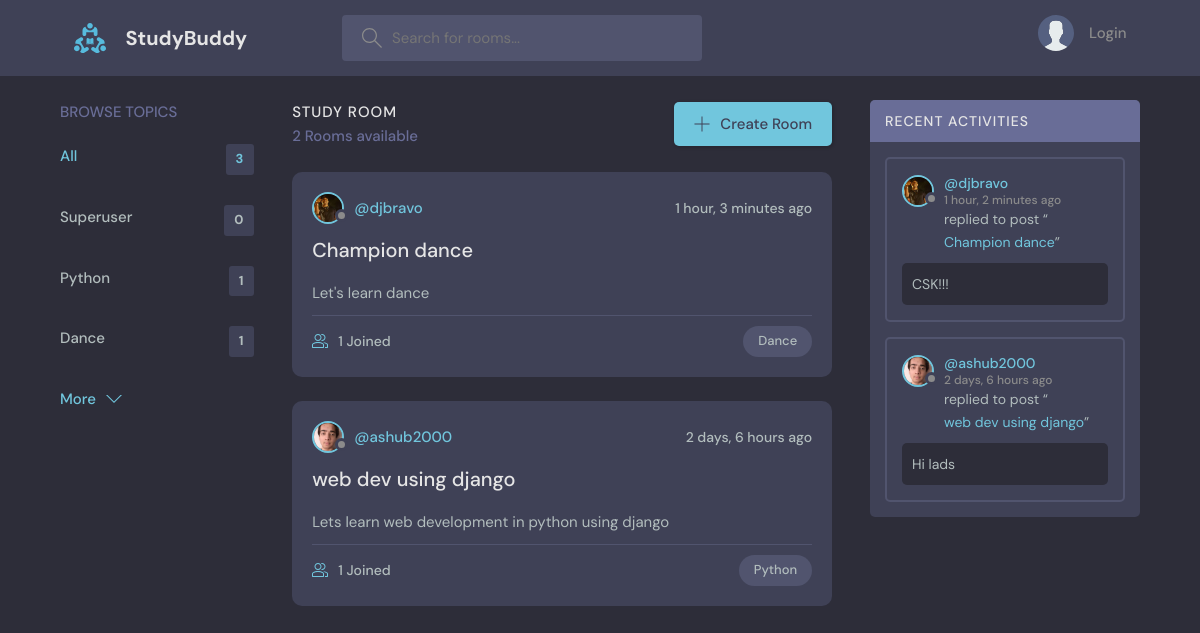
Before: / with the older database file.
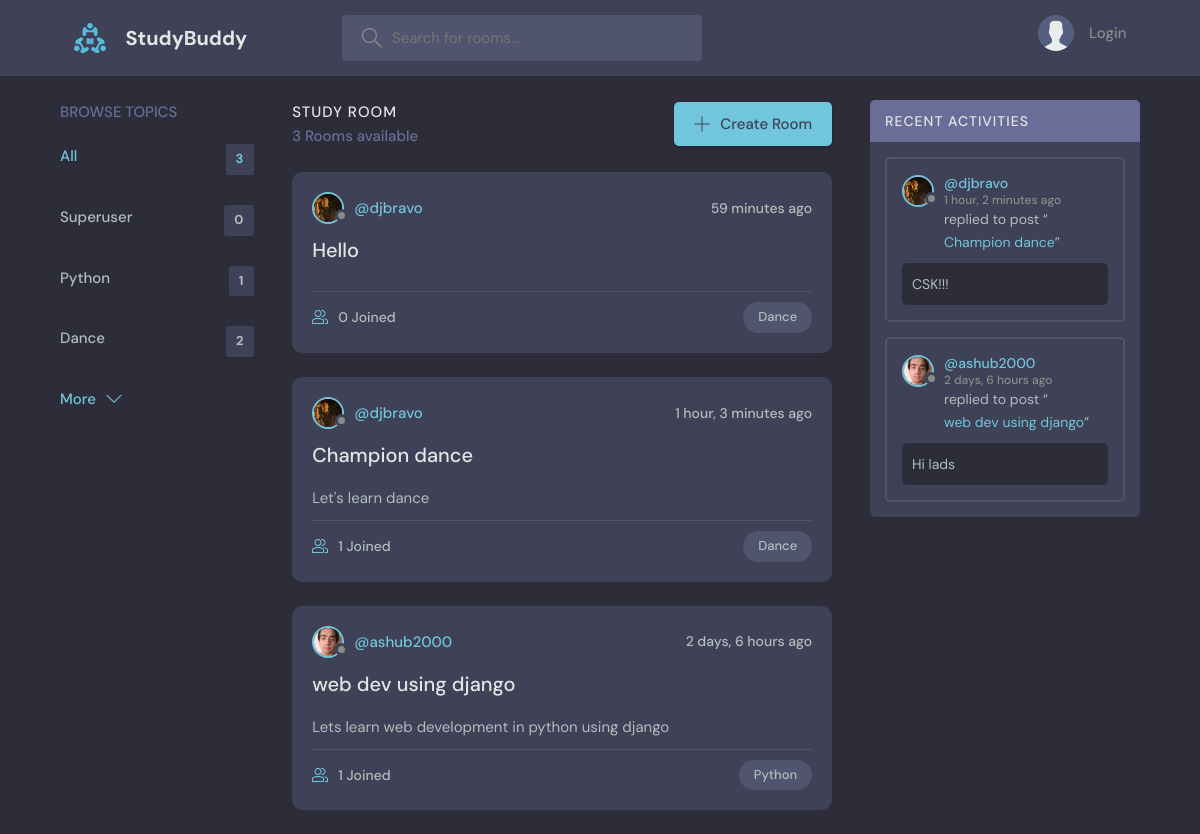
After: the same page with the newer database file.
### base/models.py (models this page shows, shortened)
class Topic(models.Model):
    name = models.CharField(max_length=200)

class Room(models.Model):
    host = models.ForeignKey(User, on_delete=models.SET_NULL, null=True)
    topic = models.ForeignKey(Topic,on_delete=models.SET_NULL, null=True)
    name = models.CharField(max_length=200)
    description = models.TextField(null=True, blank=True)
    participants = models.ManyToManyField(User, related_name='participants', blank=True)
    updated = models.DateTimeField(auto_now=True)
    created = models.DateTimeField(auto_now_add=True)
    class Meta:
        ordering = ['-updated', '-created']
    def __str__(self):
        return self.name

class User(AbstractUser):
    name = models.CharField(max_length=200, null=True)
    email = models.EmailField(unique=True, null=True)
    bio = models.TextField(null=True)
    avatar = models.ImageField(null=True, default="avatar.svg")
    USERNAME_FIELD = 'email'
    REQUIRED_FIELDS = ['username']

class Message(models.Model):
    user = models.ForeignKey(User, on_delete=models.CASCADE)
    room = models.ForeignKey(Room, on_delete=models.CASCADE)
    body = models.TextField()
    updated = models.DateTimeField(auto_now=True)
    created = models.DateTimeField(auto_now_add=True)
    class Meta:
        ordering = ['-updated', '-created']

### base/views.py (the view)
# urls.py: path('', views.home, name='home'),
def home(request):
    q = request.GET.get('q') if request.GET.get('q') else ''
    rooms = Room.objects.filter(
        Q(topic__name__icontains=q) |
        Q(name__icontains=q) |
        Q(host__username__icontains=q)
    )
    topics = Topic.objects.all()[0:5]
    room_count = rooms.count()
    room_messages = Message.objects.filter(room__topic__name__icontains=q)
    context = {'rooms':rooms, 'topics': topics, 'room_count': room_count, 'room_messages': room_messages}
    return render(request, 'base/home.html', context)

### base/templates/base/home.html (shortened to what this page needs)
  {% extends 'main.html' %}
  {% block content %}
    <main class="layout layout--3">
      <div class="container">
        {% include 'base/topics_component.html' %}
        <div class="roomList">
          <div class="roomList__header">
            <div>
              <h2>Study Room</h2>
              <p>{{room_count}} Rooms available</p>
            </div>
            <a class="btn btn--main" href="{% url 'create-room' %}">
              <svg version="1.1" xmlns="http://www.w3.org/2000/svg" width="32" height="32" viewBox="0 0 32 32">
                <title>add</title>
                <path
                  d="M16.943 0.943h-1.885v14.115h-14.115v1.885h14.115v14.115h1.885v-14.115h14.115v-1.885h-14.115v-14.115z"
                ></path>
              </svg>
              Create Room
            </a>
          </div>
          {% include 'base/rooms_component.html' %}
        </div>
        {% include 'base/activity_feed_component.html' %}
      </div>
    </main>
{% endblock %}

### base/templates/base/topics_component.html (shortened to what this page needs)
<div class="topics">
    <div class="topics__header">
      <h2>Browse Topics</h2>
    </div>
    <ul class="topics__list">
      <li>
        <a href="{% url 'home' %}" class="active">All <span>{{topics.count}}</span></a>
      </li>
      {% for topic in topics %}
      <li>
        <a href="{% url 'home' %}?q={{topic.name}}">{{topic.name}} <span>{{topic.room_set.all.count}}</span> </a>
      </li>
      {% endfor %}
    </ul>
    <a class="btn btn--link" href="{% url 'topics' %}">
      More
      <svg version="1.1" xmlns="http://www.w3.org/2000/svg" width="32" height="32" viewBox="0 0 32 32">
        <title>chevron-down</title>
        <path d="M16 21l-13-13h-3l16 16 16-16h-3l-13 13z"></path>
      </svg>
    </a>
  </div>

### base/templates/base/rooms_component.html (shortened to what this page needs)
{% for room in rooms %}
<div class="roomListRoom">
    <div class="roomListRoom__header">
      <a href="{% url 'profile' room.host.id %}" class="roomListRoom__author">
        <div class="avatar avatar--small">
          <img src="{{room.host.avatar.url}}" />
        </div>
        <span>@{{room.host.username}}</span>
      </a>
      <div class="roomListRoom__actions">
        <span>{{room.created|timesince}} ago</span>
      </div>
    </div>
    <div class="roomListRoom__content">
        <a href="{% url 'room' room.id %}">{{room.name}}</a>
      <p>
        {{room.description}}
      </p>
    </div>
    <div class="roomListRoom__meta">
      <a href="{% url 'room' room.id %}" class="roomListRoom__joined">
        {{room.participants.all.count}} Joined
      </a>
      <p class="roomListRoom__topic">{{room.topic.name}}</p>
    </div>
</div>
{% endfor %}

### base/templates/base/activity_feed_component.html (shortened to what this page needs)
<div class="activities">
          <div class="activities__header">
            <h2>Recent Activities</h2>
          </div>
          {% for message in room_messages %}
          <div class="activities__box">
            <div class="activities__boxHeader roomListRoom__header">
              <a href="{% url 'profile' message.user.id %}" class="roomListRoom__author">
                <div class="avatar avatar--small">
                  <img src="{{message.user.avatar.url}}" />
                </div>
                <p>
                    @{{message.user.username}}
                  <span>{{message.created|timesince}} ago</span>
                </p>
              </a>
            </div>
            <div class="activities__boxContent">
              <p>replied to post “<a href="{% url 'room' message.room.id %}">{{message.room}}</a>”</p>
              <div class="activities__boxRoomContent">
                {{message.body}}
              </div>
            </div>
          </div>
          {% endfor %}
        </div>

Changed rows visible on the page:
computed for Topic "Dance": room_set.all.count "1" → "2"
added Room: host.avatar (picture), host.username "djbravo", created "59 minutes", name "Hello", participants.all.count "0", topic.name "Dance"
Other visible differences:
{{ room_count }}: "2" → "3"
